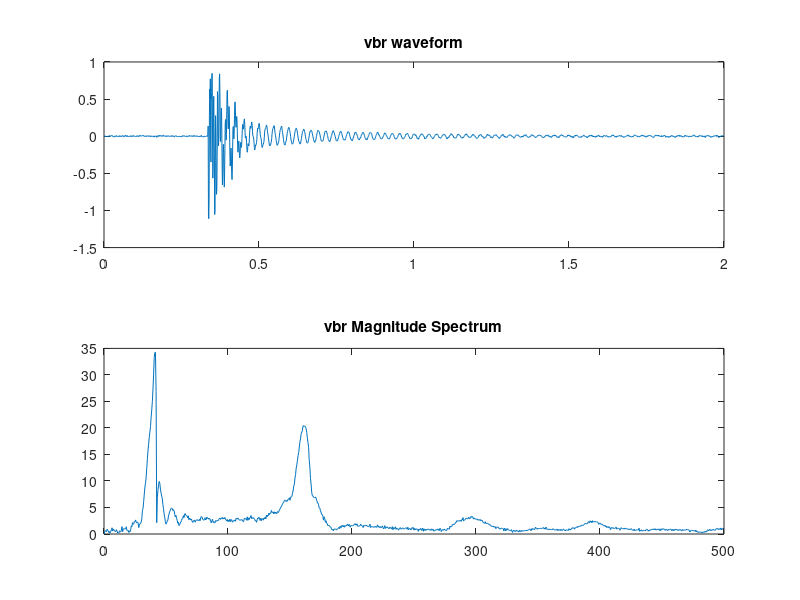

The MATLAB script that drew this image:
vbr = load('vbrdata.dat');
len = length(vbr);
fs = 1000;
t = 1/fs*(0:len-1);

vbr_fft = fft(vbr);
frq = 0 : fs/len : fs/2-fs/len;

subplot(2,1,1);
plot(t,vbr(1, :));
title('vbr waveform');

subplot(2,1,2);
plot(frq, abs(vbr_fft(1:len/2)));
title('vbr Magnitude Spectrum');